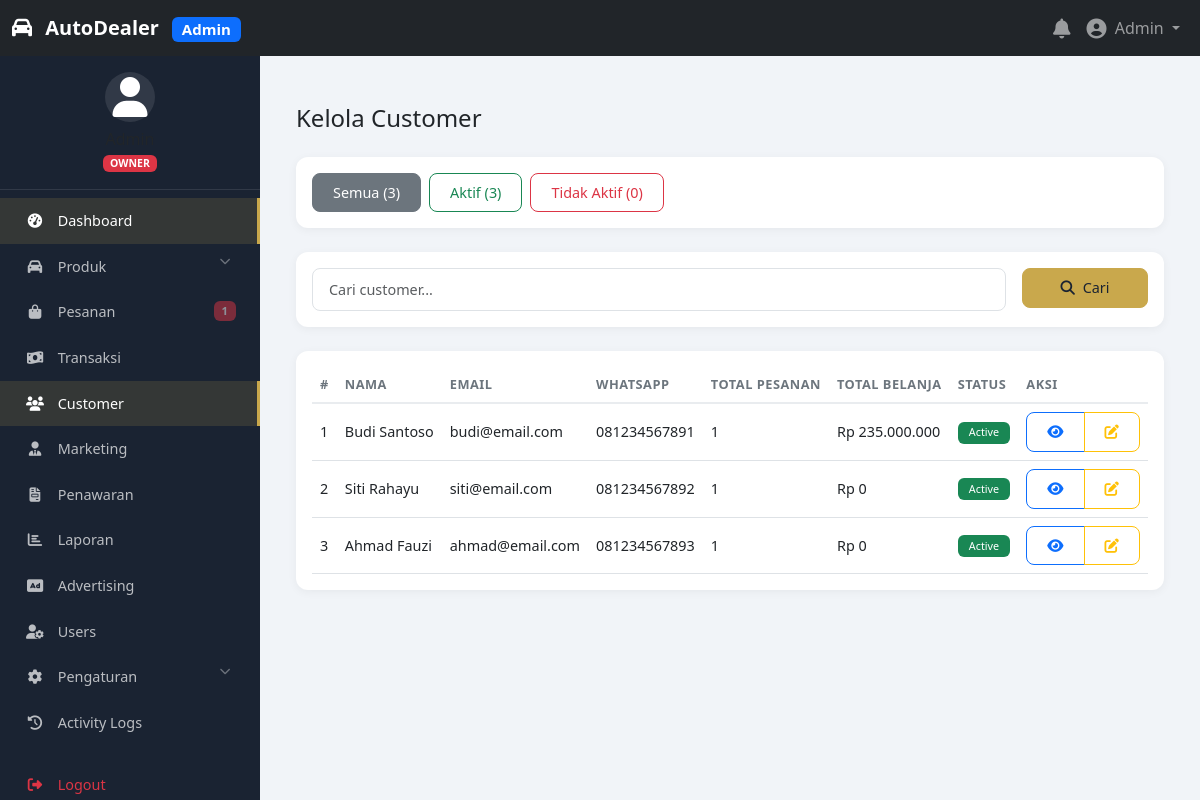
Page /admin/customers/index.php (signed in) on the earlier database version.
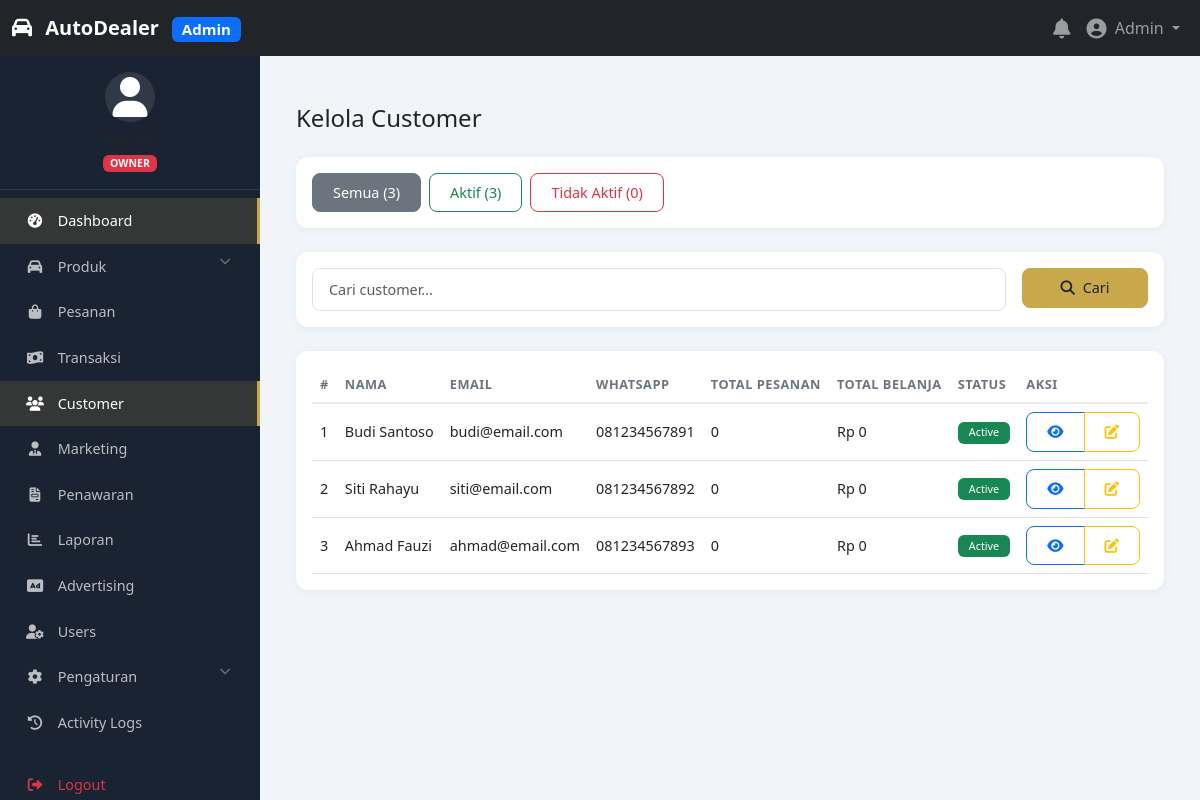
Same page on the later database version.
### tables this page shows
CREATE TABLE IF NOT EXISTS customers (
    id INT PRIMARY KEY AUTO_INCREMENT,
    user_id INT DEFAULT NULL,
    full_name VARCHAR(100) NOT NULL,
    email VARCHAR(100) UNIQUE NOT NULL,
    phone VARCHAR(20) NOT NULL,
    address TEXT DEFAULT NULL,
    city VARCHAR(50) DEFAULT NULL,
    province VARCHAR(50) DEFAULT NULL,
    postal_code VARCHAR(10) DEFAULT NULL,
    status ENUM('active', 'inactive') DEFAULT 'active',
    marketing_id INT DEFAULT NULL,
    source VARCHAR(50) DEFAULT NULL,
    created_at TIMESTAMP DEFAULT CURRENT_TIMESTAMP,
    updated_at TIMESTAMP DEFAULT CURRENT_TIMESTAMP ON UPDATE CURRENT_TIMESTAMP,
    FOREIGN KEY (user_id) REFERENCES users(id) ON DELETE SET NULL,
    FOREIGN KEY (marketing_id) REFERENCES marketing(id) ON DELETE SET NULL,
    INDEX idx_email (email),
    INDEX idx_phone (phone),
    INDEX idx_marketing (marketing_id),
    INDEX idx_status (status)
);

### config/database.php (called while the page is built, shortened)
<?php
class Database {
    private static $instance = null;
    private $connection;
    private function __construct() {
        try {
            $dsn = "mysql:host=" . DB_HOST . ";dbname=" . DB_NAME . ";charset=utf8mb4";
            $this->connection = new PDO($dsn, DB_USER, DB_PASS, [
                PDO::ATTR_ERRMODE => PDO::ERRMODE_EXCEPTION,
                PDO::ATTR_DEFAULT_FETCH_MODE => PDO::FETCH_ASSOC,
                PDO::ATTR_EMULATE_PREPARES => false,
                PDO::MYSQL_ATTR_INIT_COMMAND => "SET NAMES utf8mb4"
            ]);
        } catch (PDOException $e) {
            error_log("Database connection failed: " . $e->getMessage());
            die("Database connection failed. Please check your configuration.");
        }
    }
    public static function getInstance() {
        if (self::$instance === null) {
            self::$instance = new self();
        }
        return self::$instance;
    }
    public function prepare($sql) {
        return $this->connection->prepare($sql);
    }
    public function query($sql) {
        return $this->connection->query($sql);
    }
}
?>

### includes/functions.php (called while the page is built, shortened)
<?php
function escape($input) {
    return htmlspecialchars($input, ENT_QUOTES, 'UTF-8');
}
function formatCurrency($amount) {
    $settings = getWebsiteSettings();
    $currency = $settings['currency'] ?? 'Rp';
    return $currency . ' ' . number_format($amount, 0, ',', '.');
}
function getWebsiteSettings() {
    static $settings = null;
    if ($settings === null) {
        $db = Database::getInstance();
        $stmt = $db->prepare("SELECT setting_key, setting_value FROM website_settings");
        $stmt->execute();
        $rows = $stmt->fetchAll();
        $settings = [];
        foreach ($rows as $row) {
            $settings[$row['setting_key']] = $row['setting_value'];
        }
    }
    return $settings;
}
?>

### admin/customers/index.php (the view, shortened to what the changed rows need)
<?php
require_once '../../includes/functions.php';
include '../includes/admin-header.php';
$db = Database::getInstance();
$params = [];
$where = '1=1';
$sql = "
    SELECT c.*,
           (SELECT COUNT(*) FROM orders WHERE customer_id = c.id) as total_orders,
           (SELECT SUM(final_amount) FROM orders WHERE customer_id = c.id AND status = 'completed') as total_spent
    FROM customers c
    WHERE $where
    ORDER BY c.created_at DESC
";
$stmt = $db->prepare($sql);
$stmt->execute($params);
$customers = $stmt->fetchAll();
?>
<div class="card">
    <div class="card-body">
        <div class="table-responsive">
            <table class="table table-hover">
                <thead>
                    <tr>
                        <th>#</th>
                        <th>Nama</th>
                        <th>Email</th>
                        <th>WhatsApp</th>
                        <th>Total Pesanan</th>
                        <th>Total Belanja</th>
                        <th>Status</th>
                        <th>Aksi</th>
                    </tr>
                </thead>
                <tbody>
                    <?php if (empty($customers)): ?>
                        <tr>
                            <td colspan="8" class="text-center">Belum ada customer</td>
                        </tr>
                    <?php else: ?>
                        <?php foreach ($customers as $index => $customer): ?>
                            <tr>
                                <td><?= $index + 1 ?></td>
                                <td><?= escape($customer['full_name']) ?></td>
                                <td><?= escape($customer['email']) ?></td>
                                <td><?= escape($customer['phone']) ?></td>
                                <td><?= $customer['total_orders'] ?? 0 ?></td>
                                <td><?= formatCurrency($customer['total_spent'] ?? 0) ?></td>
                                <td>
                                    <span class="badge bg-<?= $customer['status'] == 'active' ? 'success' : 'danger' ?>">
                                        <?= ucfirst($customer['status']) ?>
                                    </span>
                                </td>
                                <td>
                                    <div class="btn-group btn-group-sm">
                                        <a href="detail.php?id=<?= $customer['id'] ?>" class="btn btn-outline-primary">
                                            <i class="fas fa-eye"></i>
                                        </a>
                                        <a href="edit.php?id=<?= $customer['id'] ?>" class="btn btn-outline-warning">
                                            <i class="fas fa-edit"></i>
                                        </a>
                                    </div>
                                </td>
                            </tr>
                        <?php endforeach; ?>
                    <?php endif; ?>
                </tbody>
            </table>
        </div>
    </div>
</div>
<?php include '../includes/admin-footer.php'; ?>

### admin/includes/admin-sidebar.php (shortened to what the changed rows need)
<?php
$currentDir = basename(dirname($_SERVER['PHP_SELF']));
function isActiveParent($dirs) {
    global $currentDir;
    return in_array($currentDir, $dirs) ? 'active' : '';
}
?>
<nav class="admin-sidebar">
    <ul class="nav nav-pills flex-column">
        <li class="nav-item">
            <a class="nav-link <?= isActiveParent(['orders']) ?>" href="<?= ADMIN_URL ?>orders/">
                <i class="fas fa-shopping-bag me-2"></i> Pesanan
                <?php
                $db = Database::getInstance();
                $stmt = $db->query("SELECT COUNT(*) as count FROM orders WHERE status = 'pending'");
                $pending = $stmt->fetch()['count'] ?? 0;
                if ($pending > 0):
                ?>
                <span class="badge bg-danger float-end"><?= $pending ?></span>
                <?php endif; ?>
            </a>
        </li>
    </ul>
</nav>

Differences in the rows shown:
changed customers "Budi Santoso": total_orders "1" → "0"; total_spent "Rp 235.000.000" → "Rp 0"
changed customers "Siti Rahayu": total_orders "1" → "0"
changed customers "Ahmad Fauzi": total_orders "1" → "0"
Other differences:
$pending: "1" → (not shown)
